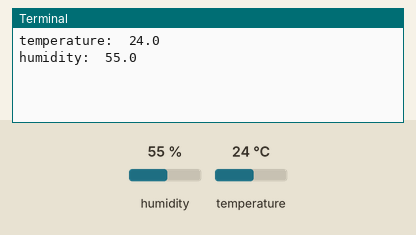
Bench run of a program on a simulated Raspberry Pi (BCM pin numbers). Parts: the last lines printed to the terminal. Inputs (shaded band) come from the test bench; at power-on: humidity 55 %, temperature 24 °C.

Above: at 1.2 s.
1.3 s: humidity set to 22 %
At 3.1 s:
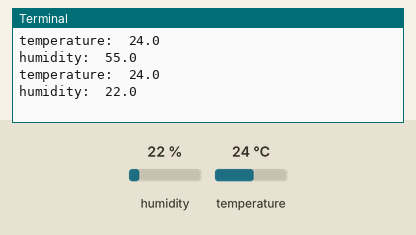
4.1 s: temperature set to 12 °C
At 5.0 s:
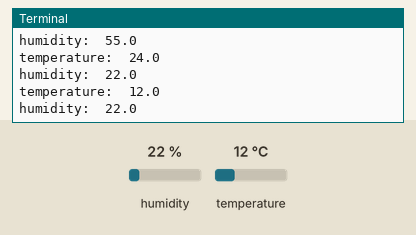
6.9 s: humidity set to 40 %
At 8.8 s:
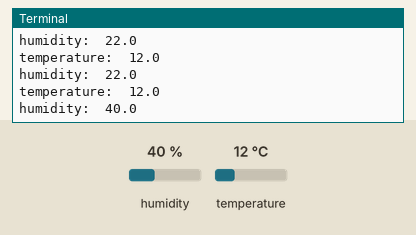
Timing chart, 0 to 10.3 s (numbered marks = the images above; inputs shaded):
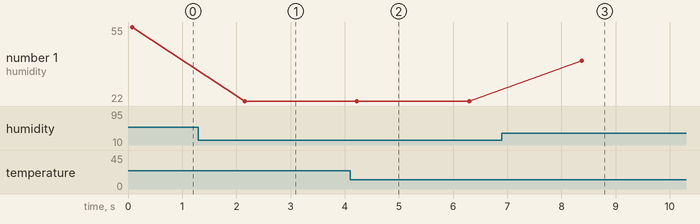

The program:

DHT11_RPi.py
```python
import dht11
import RPi.GPIO as GPIO
import time

GPIO.setmode(GPIO.BCM)

DHT11_PIN = 18

sensor = dht11.DHT11(pin=DHT11_PIN)
while True:
    result = sensor.read()
    print("temperature: ",result.temperature)
    print("humidity: ",result.humidity)
    time.sleep(2)
```

Measured:
- after the input at 1.3 s, the terminal: prints a new line after 0.85 s (image 1)
- after the input at 4.1 s, the terminal: prints a new line after 0.13 s (image 2)
- after the input at 6.9 s, the terminal: prints a new line after 1.5 s (image 3)
- plotted number 1: 55 → 22 after the input at 1.3 s, 22 → 40 after the input at 6.9 s
